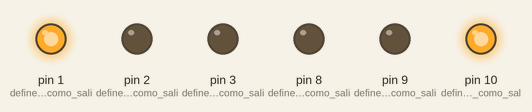
Simulated run of this sketch. Board: Arduino Uno, built with avr-gcc and run on an emulated ATmega328P. Parts: output pins drawn as LEDs (lit = HIGH).

Above: at 1.5 s.
At 4.5 s:
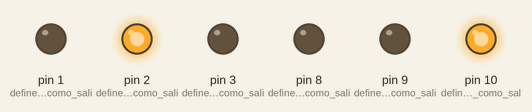
At 7.5 s:
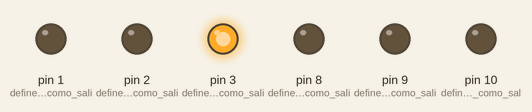
At 10.5 s:
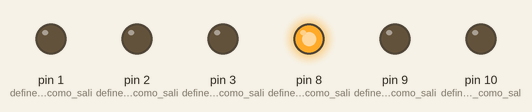
At 13.5 s:
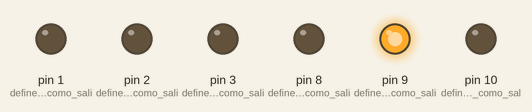
Timing chart, 0 to 19.5 s (numbered marks = the images above):
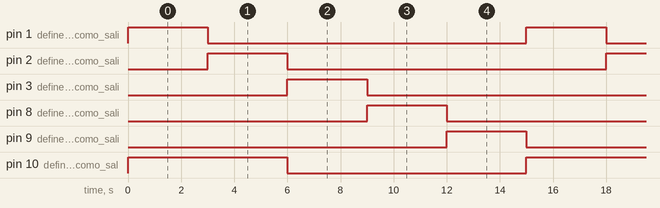

Measured:
- by itself, pin 10 (define_el_pin_10_como_sal): alternates HIGH for 6.0 s and LOW for 9.0 s
- by itself, pin 1 (define_el_pin_1_como_sali), pin 2 (define_el_pin_2_como_sali), pin 3 (define_el_pin_3_como_sali), pin 8 (define_el_pin_8_como_sali), pin 9 (define_el_pin_9_como_sali): alternates HIGH for 3.0 s and LOW for 12.0 s
- by itself, everything shown: repeats every 15.0 s, in 6 steps

The sketch:

ejercicio_2.ino
```cpp
void setup()
{
  pinMode(1, OUTPUT); //define el pin 1 como salida
  pinMode(10, OUTPUT); //define el pin 10 como salida
  pinMode(2, OUTPUT); //define el pin 2 como salida
  pinMode(3, OUTPUT); //define el pin 3 como salida
  pinMode(8, OUTPUT); //define el pin 8 como salida
  pinMode(9, OUTPUT); //define el pin 9 como salida
}

void loop()
{
  digitalWrite(1, HIGH); //prende el pin 1
  digitalWrite(10, HIGH); //prende el pin 10
  delay(3000); //espera 3000 milisegundos
  digitalWrite(1, LOW); //apaga el pin 1
  digitalWrite(2, HIGH); //prende el pin 2
  delay(3000); //espera 3000 milisegundos
  digitalWrite(2, LOW); //apaga el pin 2
  digitalWrite(3, HIGH); //prende el pin 3
  digitalWrite(10, LOW); //apaga el pin 10
  delay(3000); //espera 3000 milisegundos
  digitalWrite(3, LOW); //apaga el pin 3
  digitalWrite(8, HIGH); //prende el pin 8
  delay(3000); //espera 3000 milisegundos
  digitalWrite(8, LOW); //apaga el pin 8
  digitalWrite(9, HIGH); //prende el pin 9
  delay(3000); //espera 3000 milisegundos
  digitalWrite(9, LOW); //apaga el pin 9
}
```
